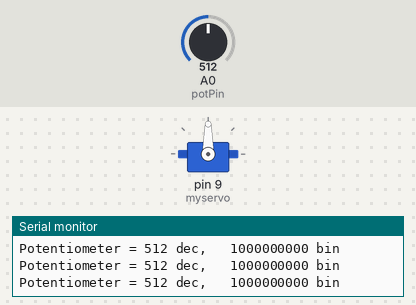
Bench run of a sketch on a simulated Arduino Uno, built with avr-gcc and run on an emulated ATmega328P. Shown: servo, the last lines printed to the serial monitor. Inputs (shaded band) come from the test bench; at power-on: A0 (potPin) = 512.

Above: at 1.2 s.
1.3 s: A0 (potPin) set to 306
At 1.9 s:
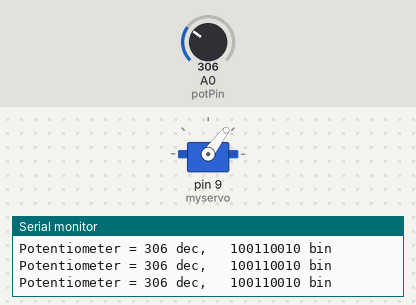
2.8 s: A0 (potPin) set to 269
At 3.4 s:
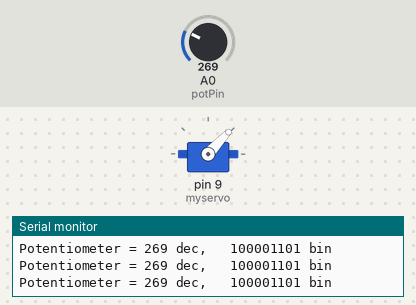
4.3 s: A0 (potPin) set to 240
At 5.2 s:
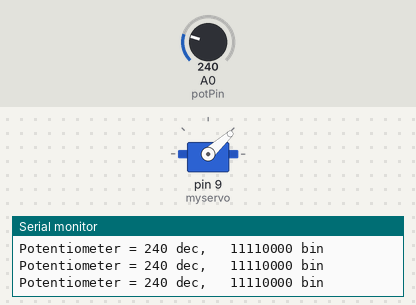
7.3 s: A0 (potPin) set to 122
At 8.0 s:
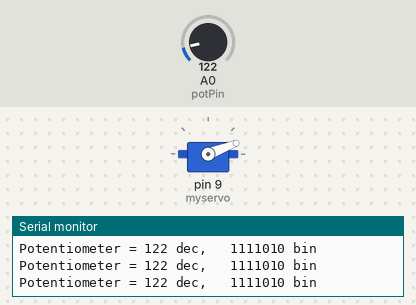
8.8 s: A0 (potPin) set to 0
At 9.8 s:
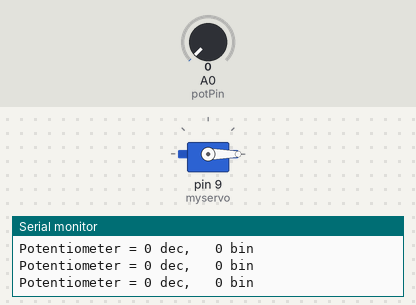
10.3 s: A0 (potPin) set to 3
Timing chart, 0 to 13.3 s (numbered marks = the images above; inputs shaded):
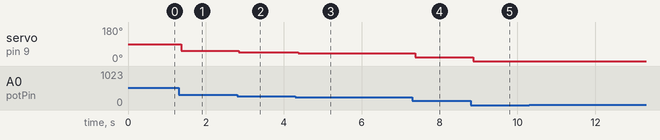

Measured:
- after the input at 1.3 s, servo on pin 9 (myservo): 90° → 53° after 0.07 s
- after the input at 2.8 s, servo on pin 9 (myservo): 53° → 47° after 0.05 s
- after the input at 4.3 s, servo on pin 9 (myservo): 47° → 42° after 0.07 s
- after the input at 7.3 s, servo on pin 9 (myservo): 42° → 21° after 0.08 s
- after the input at 8.8 s, servo on pin 9 (myservo): 21° → 0° after 0.06 s

The sketch:

L2.1.1.ino
```cpp
/*
Servo Sweep - Lab 2 Task 1

Written By: C. Abbey
Course: ME 379
Section: 801

Date: JAN 30, 2024

********** Description **********
The purpose of this code is to take analog input from a potentiometer
and use it to control the position of the servo.

========== I/O Function ==========

Pin A0: Analog input from potentiometer
Pin  9: Digital output to the servo motor

********** Components **********
(1) 10k Potentiometer
(1) Servo motor
*/

// ***** Import Libraries *****
#include <Servo.h>

// ***** Define pins and variables *****
const int potPin = A0;
int sensorValue = 0;

// ***** From the servo Library, activate the class object myserver *****
Servo myservo;  // create servo object to control a servo
int pos = 0;    // variable to store the servo position

// ***** Initial setup functions *****
void setup() {
  myservo.attach(9);  // attaches the servo on pin 9 to the servo object

  Serial.begin(9600);
}

// ***** Function to read/test the potentiometer output *****
void readPot() {
  sensorValue = analogRead(potPin);

  Serial.print("Potentiometer = ");  // Beginning of message
  Serial.print(sensorValue);         // potentiometer reading in decimal
  Serial.print(" dec,   ");          // decimal indicator in message
  Serial.print(sensorValue, BIN);    // potentiometer reading in binary
  Serial.println(" bin ");           // binary indicator in message, puts a linefeed at end

  delay(20);
}

// ***** Main function *****
void loop() {
  readPot();
  pos = map(sensorValue, 0, 1023, 0, 180);

  myservo.write(pos);

}
```
